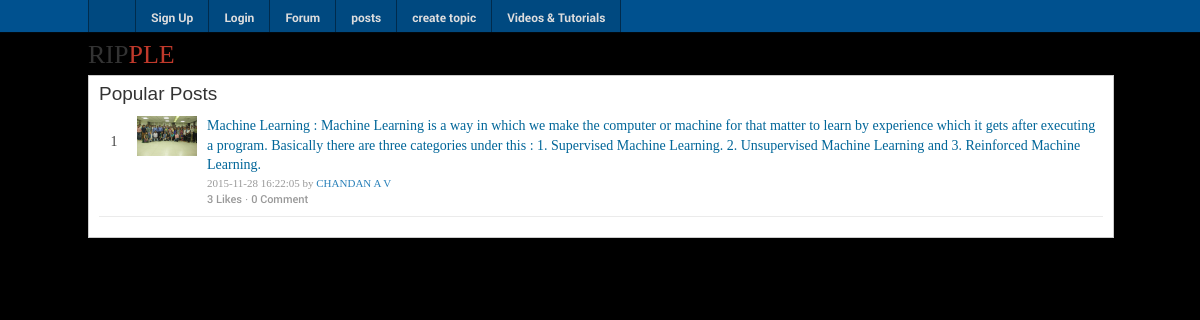
The app's page /pop_posts.php with its own data.
### tables this page shows
CREATE TABLE IF NOT EXISTS `pop_posts` (
  `id` int(11) NOT NULL,
  `p_content` text NOT NULL,
  `p_img` varchar(255) NOT NULL,
  `p_url` varchar(255) NOT NULL,
  `p_by` int(8) NOT NULL,
  `p_date` datetime NOT NULL
);

CREATE TABLE IF NOT EXISTS `users` (
  `userID` int(11) NOT NULL,
  `username` varchar(80) NOT NULL,
  `firstName` varchar(30) NOT NULL,
  `lastName` varchar(60) NOT NULL,
  `contact` varchar(13) NOT NULL,
  `education` varchar(255) NOT NULL,
  `email` varchar(60) NOT NULL,
  `password` varchar(100) NOT NULL,
  `thumbnail` varchar(255) DEFAULT '',
  `gender` varchar(10) DEFAULT '',
  `birthdate` varchar(255) DEFAULT '0000-00-00',
  `birthmo` varchar(255) NOT NULL,
  `birthyr` varchar(255) NOT NULL,
  `religion` varchar(100) DEFAULT '',
  `birthplace` varchar(255) DEFAULT '',
  `address` varchar(255) NOT NULL,
  `ano` varchar(255) NOT NULL,
  `opt` varchar(255) NOT NULL,
  `points` int(8) NOT NULL
);

### pop_posts.php (the view, shortened to what this page needs)
<!DOCTYPE html>
<html lang="en">
<head>
    <link rel='stylesheet' type='text/css' href='videos/css/main.css' >
<link rel='stylesheet' type='text/css' href='videos/css/footer.css' >
<link rel='stylesheet' type='text/css' href='videos/css/jquery-ui/jquery-ui.css' >
<link rel='stylesheet' type='text/css' href='videos/css/index.css' >
</head>
<body>
<div id="wrapper">
                <header id="main_header">
                <a href="index.php" class="headerLogo">RIP<span class="secondColor">PLE</span></a>
            </header>
            <section id="main_section">
    <section id="main_content" class="tops_content">
        <h2 class="titles">
            Popular
            Posts        </h2>
                    <div class="top-posts">
					<?php
					$sql=mysql_query("SELECT * FROM pop_posts ORDER BY id DESC") or die(mysql_error());
                       					$i=1;
										while($row=mysql_fetch_array($sql)){
											$s="SELECT * FROM users where userID='".$row['p_by']."'";
$result=mysql_query($s);
$m=mysql_fetch_array($result);
echo '					   <div class="index_singleListing" style="border-bottom:1px solid #ebebeb; margin-top:8px; padding-bottom:8px;">
            <div class="postRank">
                '.$i.'            </div>
                    <a href="user.php?user='.$row['p_by'].'"><img class="index_PostIcons"
                src="'.$m['thumbnail'].'"></a>
                <div class="index_singleListingContent">
                <a href="#"
                    class="index_singleListingTitles">'.$row['p_content'].'</a>
                <br/> <span class="index_timeOfPost">'.$row['p_date'].'</span>
				by
                                <a  href="user.php?user='.$row['p_by'].'"
                    class="smallBlue">'.$m['firstName'].' '.$m['lastName'].'</a> <br/> <a
                    href="#"
                    class="index_LikesAndComments">3 Likes</a> &middot;
                <a href="#"
                    class="index_LikesAndComments">0 Comment</a>
            </div>
										</div>';
										$i=$i+1;}
										?>
                    <div class="paginate">
            </div>
            </section>
</section>        <div id="main_footer">    </div>
    <div id="fixed_footer">
	 <ul>
      <div class="centered-navigation">
                <li class="home_button" style="border-left:1px solid rgba(0,0,0,0.4); height:auto;"><a href="index.php"></a>
                </li>
			<?php if($_SESSION['signed_in'])
			{
				               echo ' <li><a href="account.php" class="p_menu">My Account</a></li>';
			}
			else{
								               echo ' <li><a href="signup.php" class="p_menu">Sign Up</a></li>';
				               echo ' <li><a href="login.php" class="p_menu">Login</a></li>';
			}?>
<li>
                    <a href="forum.php" class="p_menu">Forum</a>
                </li>
				<li>
                    <a href="pop_posts.php" class="p_menu">posts</a>
                </li>                <li>
                    <a href="createtopic.php" class="p_menu">create topic</a>
                </li>
				    <li class="has-submenu" id="lft-last-li"><a href="videos.php" class="p_menu">Videos & Tutorials</a>
                </li>
            </div>
            </ul>
        </div>
    </div>
</body>
</html>

### videos/css/main.css (style rules this page uses)
* { margin: 0px; padding: 0px; }
article, aside, details, figcaption, figure, footer, header, hgroup, menu, nav, section { display: block; }
a img { border: none; }
a:link, a:visited { color: #006699; text-decoration: none; }
a:link.headerLogo, a:visited.headerLogo { color: #333333; text-decoration: none; font-family: Oswald-Regular; font-size: 26px; }
a:link.headerLogo .secondColor, a:visited.headerLogo .secondColor, a:hover.headerLogo .secondColor, a:active.headerLogo .secondColor { color: #C0392B; }
body { text-align: center; background: #000000 url("/images/paper_background.jpg") repeat; position: relative; font: 12px/1.4 Arial, Helvetica, sans-serif; color: #444444; }
h1, h2, h3, h4, h5 { font-weight: normal; }
#main_footer { clear: both; text-align: center; padding: 10px 5px 10px; color: #333333; }
#main_header { padding: 2px 0px; }
#main_section { background: white; float: left; width: 1024px; border: 1px solid #CCCCCC; }
#wrapper { width: 1024px; margin: 5px auto; text-align: left; }
.titles { color: #333333; font-family: 'OpenSans-CondBold', sans-serif; font-size: 19px; font-weight: normal; }
.paginate { font-size: 11px; }
.paginate { padding: 5px 0; }

### videos/css/index.css (style rules this page uses)
a:link.index_singleListingTitles, a:visited.index_singleListingTitles { font-size: 14px; font-family: OpenSans-Semibold; display: inline-block; padding-bottom: 1px; color: #006699; }
a:link.index_LikesAndComments, a:visited.index_LikesAndComments { color: #999999; font-family: Roboto-Medium; }
#main_content { margin-top: 5px; margin-bottom: 10px; margin-left: 10px; }
.index_singleListing { width: 1004px; margin-top: 10px; padding-bottom: 5px; float: left; }
.index_singleListing .postRank { float: left; font-family: OpenSans-Bold; font-size: 14px; margin: 16px 8px 0 0px; text-align: center; min-width: 30px; }
.index_singleListingContent { width: 890px; margin-left: 10px; float: left; overflow: hidden; color: #999999; font-size: 11px; font-family: Roboto-Regular; }
.index_singleListingContent .smallBlue { color: #2980B9; }
.index_PostIcons { width: 60px; float: left; }
.index_timeOfPost { color: #999999; }
h2.titles { margin-top: 10px; }
.tops_content h2.titles { margin-top: 5px; }

### videos/css/footer_nav.css (style rules this page uses)
body { padding-top: 30px; }
#fixed_footer { position: fixed; top: 0px; left: 0px; right: 0px; width: 100%; height: 32px; margin: 0px; padding: 0px; background: rgb(0,81,143); border-bottom: 1px solid rgba(0, 0, 0, 0.9); color: white; font-size: 12px; font-family: Roboto-Regular, Arial; box-shadow: 0px 1px 5px rgba(0, 0, 0, 0.5); }
#fixed_footer li { float: left; margin: 0px; padding: 9px 15px; border: none; border-right: 1px solid rgba(0, 0, 0, 0.4); background: rgba(0, 0, 0, 0.1); list-style: none; height: 14px; }
#fixed_footer li a { display: block; color: #DDDDDD; text-decoration: none; }
#fixed_footer a.p_menu { font-family: Roboto-Bold; }
#fixed_footer .home_button { padding: 3px 10px; }
#fixed_footer .home_button a { background: url("/images/home.png") top left no-repeat; width: 26px; height: 26px; }
#fixed_footer .centered-navigation { width: 1024px; margin: 0px auto; }

### records on screen
pop_posts: users.thumbnail (picture), p_content "Machine Learning : Machine Learning is a way in which we make the computer or machine for that matter to learn by experience which it gets after executing a program. Basically there are three categories under this : 1. Supervised Machine Learning. 2. Unsupervised Machine Learning and 3. Reinforced Machine Learning.", p_date "2015-11-28 16:22:05", users.firstName "CHANDAN", users.lastName "A V"
